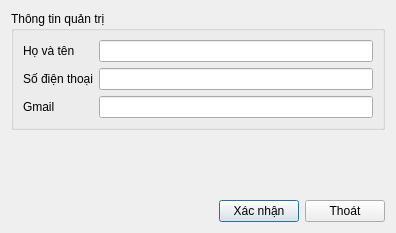
<?xml version="1.0" encoding="UTF-8"?>
<ui version="4.0">
 <class>QTThongTinDialog</class>
 <widget class="QDialog" name="QTThongTinDialog">
  <property name="geometry">
   <rect>
    <x>0</x>
    <y>0</y>
    <width>396</width>
    <height>233</height>
   </rect>
  </property>
  <property name="windowTitle">
   <string>Dialog</string>
  </property>
  <layout class="QVBoxLayout" name="verticalLayout_3">
   <item>
    <widget class="QGroupBox" name="groupBox">
     <property name="title">
      <string>Thông tin quản trị</string>
     </property>
     <layout class="QHBoxLayout" name="horizontalLayout">
      <item>
       <layout class="QVBoxLayout" name="verticalLayout_2">
        <item>
         <widget class="QLabel" name="label">
          <property name="text">
           <string>Họ và tên</string>
          </property>
         </widget>
        </item>
        <item>
         <widget class="QLabel" name="label_2">
          <property name="text">
           <string>Số điện thoại</string>
          </property>
         </widget>
        </item>
        <item>
         <widget class="QLabel" name="label_3">
          <property name="text">
           <string>Gmail</string>
          </property>
         </widget>
        </item>
       </layout>
      </item>
      <item>
       <layout class="QVBoxLayout" name="verticalLayout">
        <item>
         <widget class="QLineEdit" name="lineEditHoVaTen"/>
        </item>
        <item>
         <widget class="QLineEdit" name="lineEditSoDienThoai"/>
        </item>
        <item>
         <widget class="QLineEdit" name="lineEditGmail"/>
        </item>
       </layout>
      </item>
     </layout>
    </widget>
   </item>
   <item>
    <spacer name="verticalSpacer">
     <property name="orientation">
      <enum>Qt::Orientation::Vertical</enum>
     </property>
     <property name="sizeHint" stdset="0">
      <size>
       <width>20</width>
       <height>46</height>
      </size>
     </property>
    </spacer>
   </item>
   <item>
    <layout class="QHBoxLayout" name="horizontalLayout_2">
     <item>
      <spacer name="horizontalSpacer">
       <property name="orientation">
        <enum>Qt::Orientation::Horizontal</enum>
       </property>
       <property name="sizeHint" stdset="0">
        <size>
         <width>40</width>
         <height>20</height>
        </size>
       </property>
      </spacer>
     </item>
     <item>
      <widget class="QPushButton" name="pushButtonXacNhan">
       <property name="text">
        <string>Xác nhận</string>
       </property>
      </widget>
     </item>
     <item>
      <widget class="QPushButton" name="pushButtonThoat">
       <property name="text">
        <string>Thoát</string>
       </property>
      </widget>
     </item>
    </layout>
   </item>
  </layout>
 </widget>
 <resources/>
 <connections/>
</ui>
